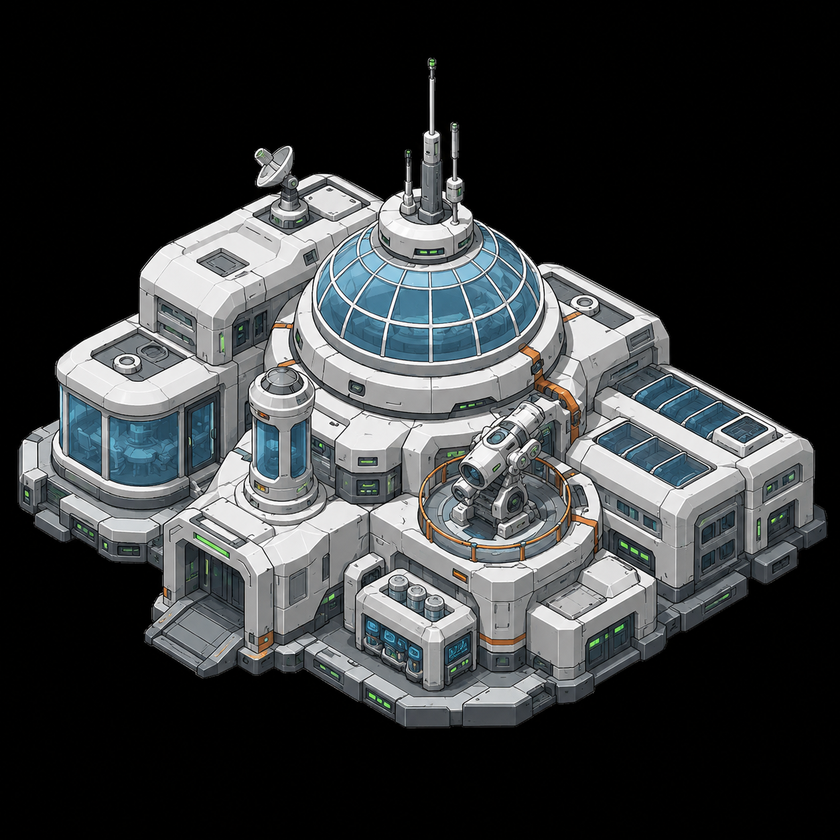
#> input picture assets/research-lab.png, 840 x 840 px, shrunk from 1254 x 1254 before the run, found by its file name; its folder holds 7 pictures in this run
$ python batch_process.py
#> lines starting #> are read from the running program, lines starting #| are printed output that depends on the picture
from PIL import Image
import os
import glob

INPUT_DIR = r"D:\Max\Mars2050\assets"
OUTPUT_DIR = r"D:\Max\Mars2050\public\assets\buildings"

def make_transparent(img_path, output_path):
#> called with img_path = 'D:\\Max\\Mars2050\\assets/research-lab.png'
    img = Image.open(img_path).convert("RGBA")

    datas = img.getdata()
    new_data = []

    # Threshold for "black" background
    threshold = 20

    # Track bounding box manually to crop efficiently
    min_x, min_y = img.width, img.height
#> min_x = 840; min_y = 840
    max_x, max_y = 0, 0

    for y in range(img.height):
        for x in range(img.width):
            item = datas[y * img.width + x]
            if item[0] < threshold and item[1] < threshold and item[2] < threshold:
                new_data.append((0, 0, 0, 0)) # Transparent
            else:
                new_data.append(item)
                if x < min_x: min_x = x
                if x > max_x: max_x = x
                if y < min_y: min_y = y
                if y > max_y: max_y = y
#> after the loop, max_x = 827; max_y = 728; min_x = 17; min_y = 57; new_data = 705600 items

    img.putdata(new_data)
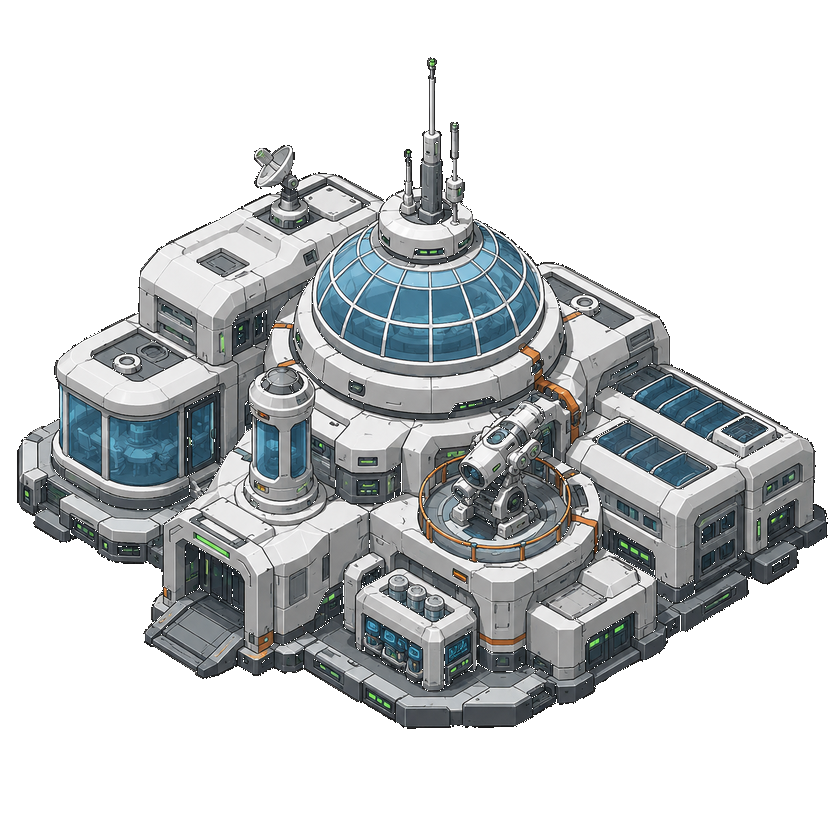
#> img: PIL image 840x840 RGBA; mean R, G, B, A 55.6, 58.3, 59.5, 107.5; transparent parts drawn white

    if min_x < max_x and min_y < max_y:
        # Add a tiny padding
        padding = 5
        crop_box = (
            max(0, min_x - padding),
            max(0, min_y - padding),
            min(img.width, max_x + padding),
            min(img.height, max_y + padding)
        )
#> crop_box = (12, 52, 832, 733)
        img = img.crop(crop_box)
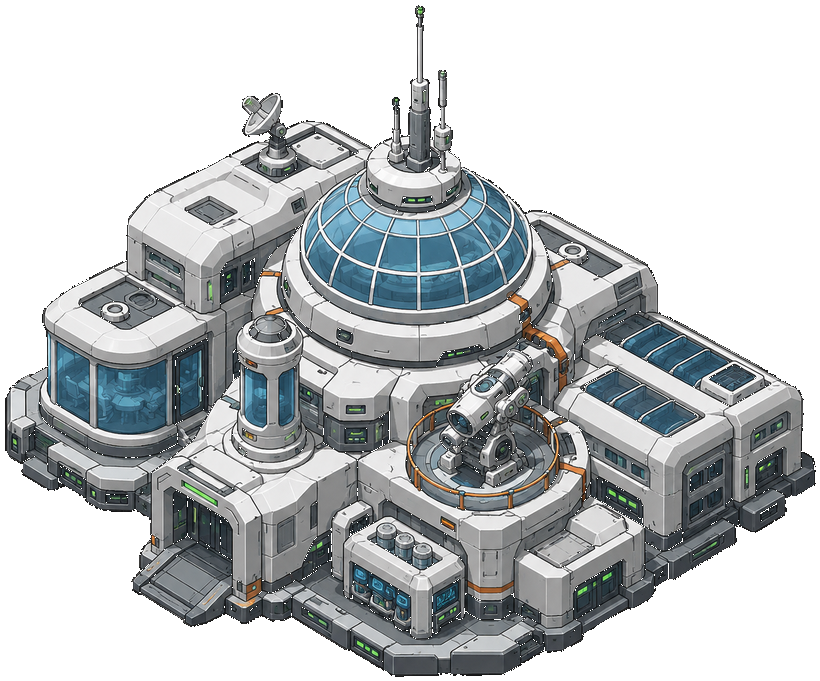
#> img: PIL image 820x681 RGBA; mean R, G, B, A 70.2, 73.6, 75.2, 135.8; transparent parts drawn white
#> pass 3 of the loop `for filename in files:`:
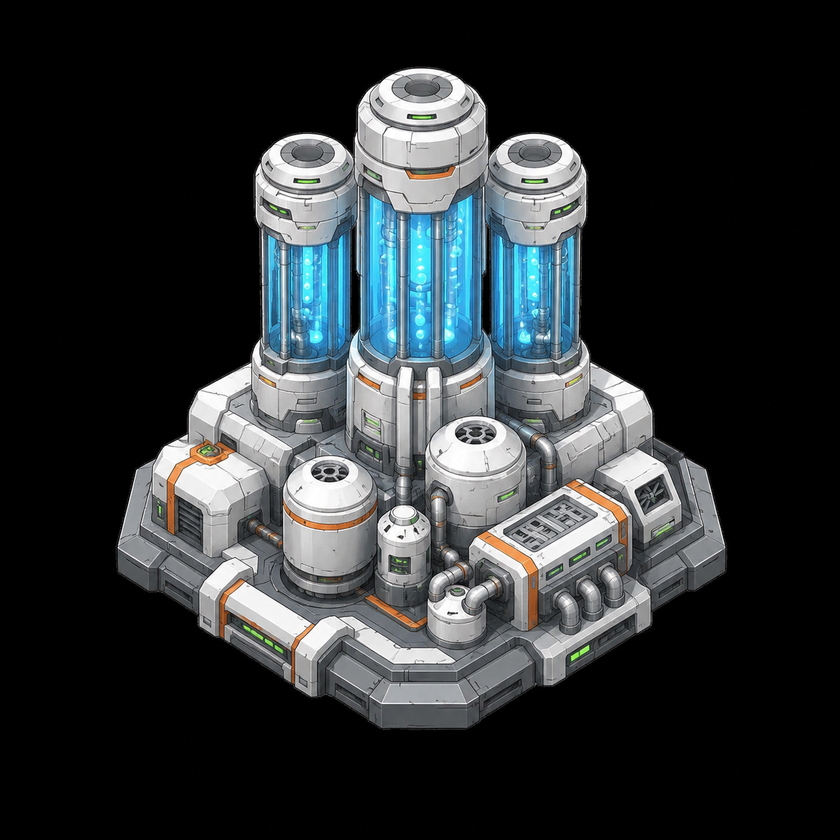
#> input picture assets/oxygen-generator.png, 840 x 840 px, shrunk from 1254 x 1254 before the run, found by its file name
#> after the loop in make_transparent (call 2), `for y in range(img.height):`: max_x = 726; max_y = 729; min_x = 115; min_y = 66
#> in make_transparent (call 2), `img.putdata(new_data)`:
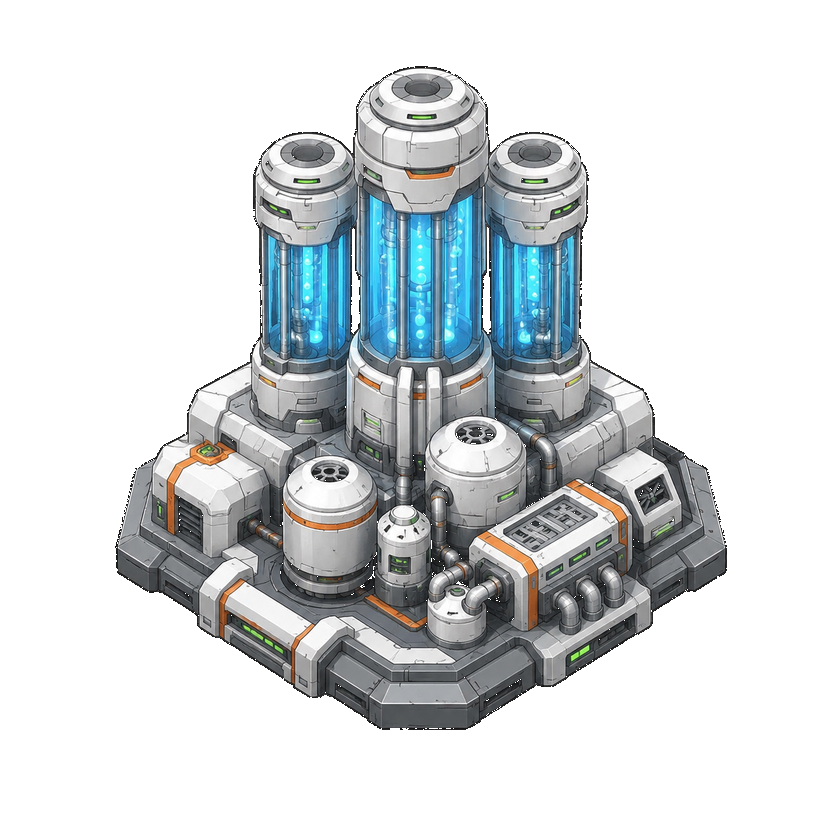
#> img: PIL image 840x840 RGBA; mean R, G, B, A 46.2, 50.6, 52.5, 89.2; transparent parts drawn white
#> crop_box = (110, 61, 731, 734)
#> in make_transparent (call 2), `img = img.crop(crop_box)`:
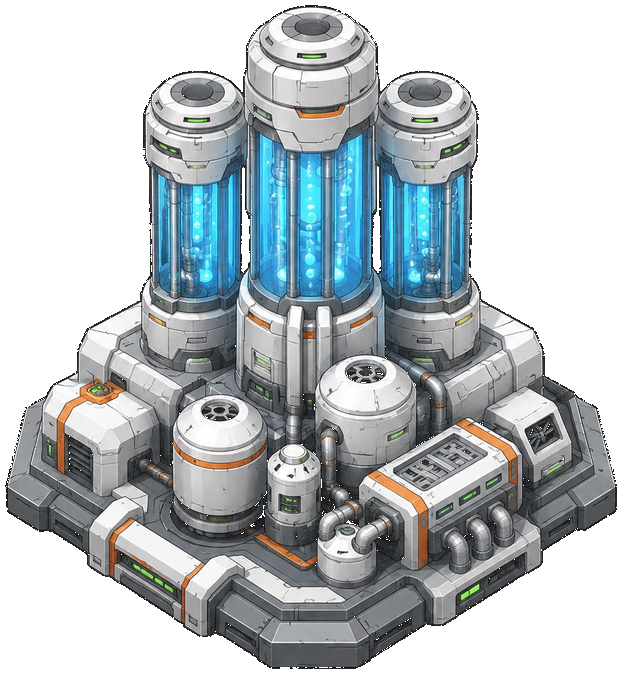
#> img: PIL image 621x673 RGBA; mean R, G, B, A 78.1, 85.5, 88.7, 150.5; transparent parts drawn white
#> the loop made 6 passes; the first 3 are shown

    img.save(output_path, "PNG")
    print(f"Processed: {os.path.basename(img_path)}")

if __name__ == "__main__":
    os.makedirs(OUTPUT_DIR, exist_ok=True)

    files = [
        "research-lab.png",
        "solar-panels.png",
        "oxygen-generator.png",
        "mine.png",
        "farm.png",
        "dome.png"
    ]

    for filename in files:
        in_p = os.path.join(INPUT_DIR, filename)
        out_p = os.path.join(OUTPUT_DIR, filename)
        if os.path.exists(in_p):
            make_transparent(in_p, out_p)
        else:
            print(f"File not found: {in_p}")
